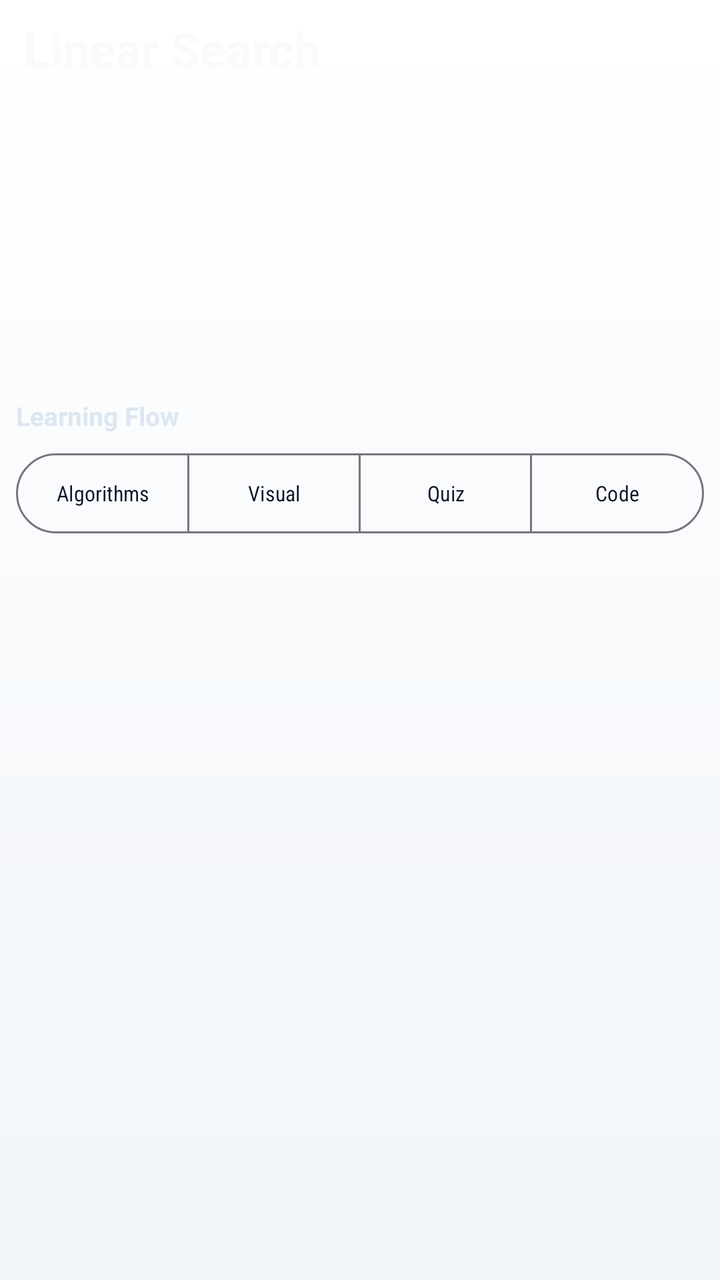
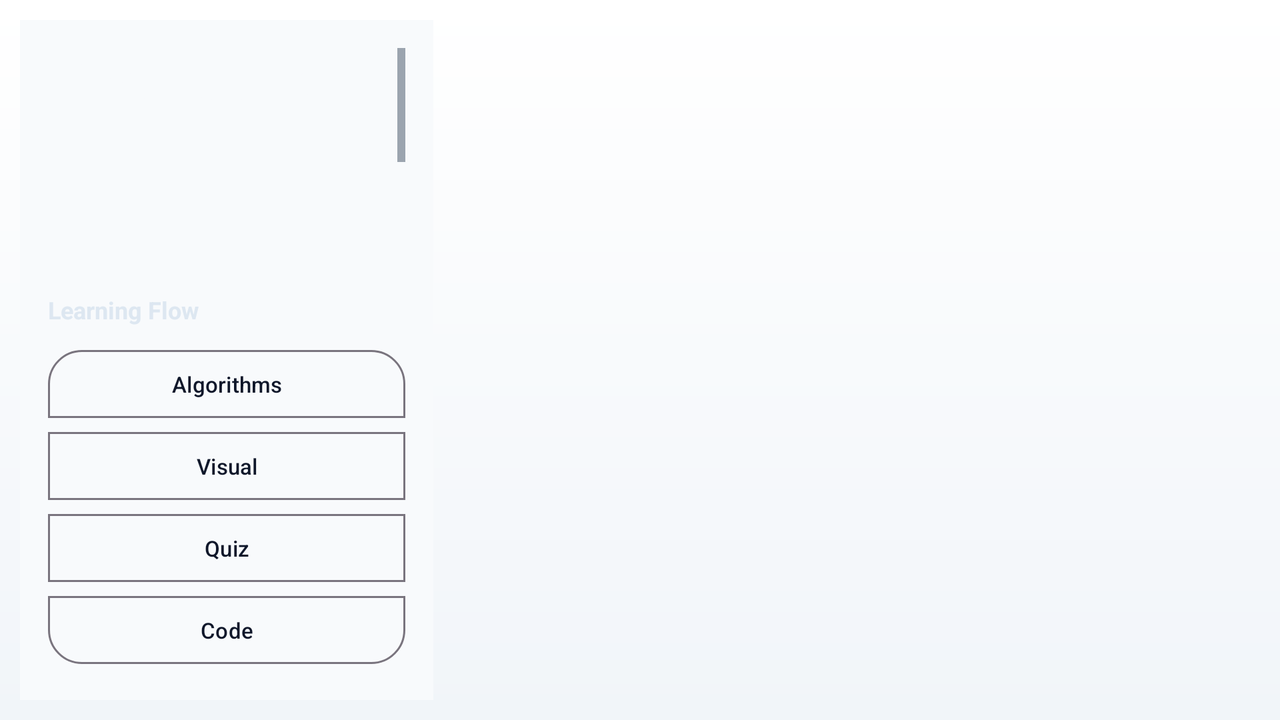

Two renders of one Android screen. The first uses the default layout on a phone; the second uses the alternative layout the repository ships for a different screen configuration, on a matching device. The two XML files are below.
<!-- AndroidManifest.xml: application theme Theme.DSA -->
<!-- res/layout/activity_technique_detail.xml -->
<?xml version="1.0" encoding="utf-8"?>
<LinearLayout xmlns:android="http://schemas.android.com/apk/res/android"
    xmlns:app="http://schemas.android.com/apk/res-auto"
    android:id="@+id/detail_root"
    android:layout_width="match_parent"
    android:layout_height="match_parent"
    android:background="@drawable/main_background"
    android:orientation="vertical"
    android:padding="8dp">

    <LinearLayout
        android:id="@+id/detail_header_section"
        android:layout_width="match_parent"
        android:layout_height="wrap_content"
        android:orientation="vertical"
        android:paddingHorizontal="4dp">

        <TextView
            android:id="@+id/detail_title"
            android:layout_width="match_parent"
            android:layout_height="wrap_content"
            android:text="Linear Search"
            android:textColor="#F8FAFC"
            android:textSize="@dimen/dsa_screen_title_text"
            android:textStyle="bold" />

        <TextView
            android:id="@+id/detail_definition"
            android:layout_width="match_parent"
            android:layout_height="wrap_content"
            android:layout_marginTop="8dp"
            android:textColor="#DEE8F2"
            android:textSize="@dimen/dsa_body_text" />

        <TextView
            android:id="@+id/detail_real_life_example"
            android:layout_width="match_parent"
            android:layout_height="wrap_content"
            android:layout_marginTop="8dp"
            android:textColor="#A9BCD0"
            android:textSize="@dimen/dsa_body_text" />

        <TextView
            android:id="@+id/detail_source"
            android:layout_width="match_parent"
            android:layout_height="wrap_content"
            android:layout_marginTop="8dp"
            android:textColor="#93C5FD"
            android:textSize="@dimen/dsa_caption_text" />

        <TextView
            android:id="@+id/detail_version"
            android:layout_width="match_parent"
            android:layout_height="wrap_content"
            android:layout_marginTop="4dp"
            android:textColor="#94A3B8"
            android:textSize="@dimen/dsa_caption_text" />

        <LinearLayout
            android:layout_width="match_parent"
            android:layout_height="wrap_content"
            android:layout_marginTop="14dp"
            android:orientation="horizontal">

            <TextView
                android:id="@+id/detail_best"
                android:layout_width="0dp"
                android:layout_height="wrap_content"
                android:layout_weight="1"
                android:textColor="#86EFAC"
                android:textStyle="bold" />

            <TextView
                android:id="@+id/detail_average"
                android:layout_width="0dp"
                android:layout_height="wrap_content"
                android:layout_weight="1"
                android:gravity="center"
                android:textColor="#FCD34D"
                android:textStyle="bold" />
        </LinearLayout>

        <LinearLayout
            android:layout_width="match_parent"
            android:layout_height="wrap_content"
            android:layout_marginTop="6dp"
            android:orientation="horizontal">

            <TextView
                android:id="@+id/detail_worst"
                android:layout_width="0dp"
                android:layout_height="wrap_content"
                android:layout_weight="1"
                android:textColor="#FDA4AF"
                android:textStyle="bold" />

            <TextView
                android:id="@+id/detail_space"
                android:layout_width="0dp"
                android:layout_height="wrap_content"
                android:layout_weight="1"
                android:gravity="center"
                android:textColor="#7DD3FC"
                android:textStyle="bold" />
        </LinearLayout>
    </LinearLayout>

    <TextView
        android:id="@+id/detail_flow_label"
        android:layout_width="match_parent"
        android:layout_height="wrap_content"
        android:layout_marginTop="8dp"
        android:text="Learning Flow"
        android:textColor="#DDE7F1"
        android:textSize="@dimen/dsa_body_text"
        android:textStyle="bold" />

    <com.google.android.material.button.MaterialButtonToggleGroup
        android:id="@+id/detail_flow_toggle"
        android:layout_width="match_parent"
        android:layout_height="wrap_content"
        android:layout_marginTop="6dp"
        android:orientation="horizontal"
        app:selectionRequired="true"
        app:singleSelection="true">

        <com.google.android.material.button.MaterialButton
            android:id="@+id/detail_flow_understand"
            style="@style/Widget.Material3.Button.OutlinedButton"
            android:layout_width="0dp"
            android:layout_height="wrap_content"
            android:layout_weight="1"
            android:fontFamily="sans-serif-condensed"
            android:insetLeft="0dp"
            android:insetRight="0dp"
            android:minHeight="48dp"
            android:minWidth="0dp"
            android:paddingLeft="1dp"
            android:paddingRight="1dp"
            android:text="@string/tab_understand"
            android:textAllCaps="false"
            android:textSize="@dimen/dsa_flow_chip_text" />

        <com.google.android.material.button.MaterialButton
            android:id="@+id/detail_flow_visualize"
            style="@style/Widget.Material3.Button.OutlinedButton"
            android:layout_width="0dp"
            android:layout_height="wrap_content"
            android:layout_weight="1"
            android:fontFamily="sans-serif-condensed"
            android:insetLeft="0dp"
            android:insetRight="0dp"
            android:minHeight="48dp"
            android:minWidth="0dp"
            android:paddingLeft="1dp"
            android:paddingRight="1dp"
            android:text="@string/tab_visualize"
            android:textAllCaps="false"
            android:textSize="@dimen/dsa_flow_chip_text" />

        <com.google.android.material.button.MaterialButton
            android:id="@+id/detail_flow_practice"
            style="@style/Widget.Material3.Button.OutlinedButton"
            android:layout_width="0dp"
            android:layout_height="wrap_content"
            android:layout_weight="1"
            android:fontFamily="sans-serif-condensed"
            android:insetLeft="0dp"
            android:insetRight="0dp"
            android:minHeight="48dp"
            android:minWidth="0dp"
            android:paddingLeft="1dp"
            android:paddingRight="1dp"
            android:text="@string/tab_practice"
            android:textAllCaps="false"
            android:textSize="@dimen/dsa_flow_chip_text" />

        <com.google.android.material.button.MaterialButton
            android:id="@+id/detail_flow_code"
            style="@style/Widget.Material3.Button.OutlinedButton"
            android:layout_width="0dp"
            android:layout_height="wrap_content"
            android:layout_weight="1"
            android:fontFamily="sans-serif-condensed"
            android:insetLeft="0dp"
            android:insetRight="0dp"
            android:minHeight="48dp"
            android:minWidth="0dp"
            android:paddingLeft="1dp"
            android:paddingRight="1dp"
            android:text="@string/tab_code"
            android:textAllCaps="false"
            android:textSize="@dimen/dsa_flow_chip_text" />
    </com.google.android.material.button.MaterialButtonToggleGroup>

    <FrameLayout
        android:id="@+id/detail_fragment_container"
        android:layout_width="match_parent"
        android:layout_height="0dp"
        android:layout_marginTop="12dp"
        android:layout_weight="1" />

</LinearLayout>
<!-- resources referenced by this layout -->
<resources>
  <dimen name="dsa_body_text">13sp</dimen>
  <dimen name="dsa_caption_text">11sp</dimen>
  <dimen name="dsa_flow_chip_text">10.5sp</dimen>
  <dimen name="dsa_screen_title_text">24sp</dimen>
  <!-- drawable main_background (drawable) -->
  <?xml version="1.0" encoding="utf-8"?>
  <shape xmlns:android="http://schemas.android.com/apk/res/android">
      <gradient
          android:angle="270"
          android:startColor="@color/window_bg_start"
          android:endColor="@color/window_bg_end"
          android:type="linear" />
  </shape>
  <string name="tab_code">Code</string>
  <string name="tab_practice">Quiz</string>
  <string name="tab_understand">Algorithms</string>
  <string name="tab_visualize">Visual</string>
  <style name="Theme.DSA" parent="Base.Theme.DSA" />
  <color name="window_bg_start">#FFFFFF</color>
  <color name="window_bg_end">#F1F5F9</color>
  <style name="Base.Theme.DSA" parent="Theme.Material3.DayNight.NoActionBar">
          
          <item name="colorPrimary">@color/brand_blue</item>
          <item name="colorSecondary">@color/amber_500</item>
          <item name="colorTertiary">@color/emerald_500</item>
  
          
          <item name="android:statusBarColor">@android:color/transparent</item>
          <item name="android:navigationBarColor">@android:color/transparent</item>
          <item name="android:windowLightStatusBar" tools:targetApi="m">true</item>
          <item name="android:windowLightNavigationBar" tools:targetApi="o_mr1">true</item>
  
          
          <item name="android:windowBackground">@color/window_background</item>
          <item name="android:colorBackground">@color/window_background</item>
          <item name="colorSurface">@color/surface_card</item>
          <item name="colorOnSurface">@color/text_primary_bright</item>
          <item name="android:textColor">@color/text_primary_bright</item>
          <item name="android:textColorPrimary">@color/text_primary_bright</item>
          <item name="android:textColorSecondary">@color/text_secondary</item>
      </style>
  <color name="brand_blue">#2563EB</color>
  <color name="amber_500">#F59E0B</color>
  <color name="emerald_500">#10B981</color>
  <color name="window_background">#F8FAFC</color>
  <color name="surface_card">#FFFFFF</color>
  <color name="text_primary_bright">#0F172A</color>
  <color name="text_secondary">#475569</color>
</resources>
<!-- res/layout-land/activity_technique_detail.xml (the repository's variant of the layout above) -->
<!-- drawn on the phone turned sideways -->
<?xml version="1.0" encoding="utf-8"?>
<LinearLayout xmlns:android="http://schemas.android.com/apk/res/android"
    xmlns:app="http://schemas.android.com/apk/res-auto"
    android:id="@+id/detail_root"
    android:layout_width="match_parent"
    android:layout_height="match_parent"
    android:background="@drawable/main_background"
    android:clipToPadding="false"
    android:orientation="horizontal"
    android:padding="10dp">

    <LinearLayout
        android:id="@+id/detail_header_section"
        android:layout_width="0dp"
        android:layout_height="match_parent"
        android:layout_marginEnd="12dp"
        android:layout_weight="34"
        android:background="@color/surface_panel_alt"
        android:orientation="vertical"
        android:padding="14dp">

        <ScrollView
            android:layout_width="match_parent"
            android:layout_height="0dp"
            android:layout_weight="1"
            android:fillViewport="false"
            android:scrollbars="vertical">

            <LinearLayout
                android:layout_width="match_parent"
                android:layout_height="wrap_content"
                android:orientation="vertical">

                <TextView
                    android:id="@+id/detail_title"
                    android:layout_width="match_parent"
                    android:layout_height="wrap_content"
                    android:text="Linear Search"
                    android:textColor="#F8FAFC"
                    android:textSize="24sp"
                    android:textStyle="bold" />

                <TextView
                    android:id="@+id/detail_definition"
                    android:layout_width="match_parent"
                    android:layout_height="wrap_content"
                    android:layout_marginTop="8dp"
                    android:textColor="#DEE8F2"
                    android:textSize="13sp" />

                <TextView
                    android:id="@+id/detail_real_life_example"
                    android:layout_width="match_parent"
                    android:layout_height="wrap_content"
                    android:layout_marginTop="8dp"
                    android:textColor="#A9BCD0"
                    android:textSize="12sp" />

                <TextView
                    android:id="@+id/detail_source"
                    android:layout_width="match_parent"
                    android:layout_height="wrap_content"
                    android:layout_marginTop="8dp"
                    android:textColor="#93C5FD"
                    android:textSize="11sp" />

                <TextView
                    android:id="@+id/detail_version"
                    android:layout_width="match_parent"
                    android:layout_height="wrap_content"
                    android:layout_marginTop="4dp"
                    android:textColor="#94A3B8"
                    android:textSize="10sp" />

                <TextView
                    android:id="@+id/detail_best"
                    android:layout_width="match_parent"
                    android:layout_height="wrap_content"
                    android:layout_marginTop="12dp"
                    android:textColor="#86EFAC"
                    android:textStyle="bold" />

                <TextView
                    android:id="@+id/detail_average"
                    android:layout_width="match_parent"
                    android:layout_height="wrap_content"
                    android:layout_marginTop="4dp"
                    android:textColor="#FCD34D"
                    android:textStyle="bold" />

                <TextView
                    android:id="@+id/detail_worst"
                    android:layout_width="match_parent"
                    android:layout_height="wrap_content"
                    android:layout_marginTop="4dp"
                    android:textColor="#FDA4AF"
                    android:textStyle="bold" />

                <TextView
                    android:id="@+id/detail_space"
                    android:layout_width="match_parent"
                    android:layout_height="wrap_content"
                    android:layout_marginTop="4dp"
                    android:textColor="#7DD3FC"
                    android:textStyle="bold" />
            </LinearLayout>
        </ScrollView>

        <TextView
            android:id="@+id/detail_flow_label"
            android:layout_width="match_parent"
            android:layout_height="wrap_content"
            android:layout_marginTop="10dp"
            android:text="Learning Flow"
            android:textColor="#DDE7F1"
            android:textSize="12sp"
            android:textStyle="bold" />

        <com.google.android.material.button.MaterialButtonToggleGroup
            android:id="@+id/detail_flow_toggle"
            android:layout_width="match_parent"
            android:layout_height="wrap_content"
            android:layout_marginTop="8dp"
            android:orientation="vertical"
            app:selectionRequired="true"
            app:singleSelection="true">

            <com.google.android.material.button.MaterialButton
                android:id="@+id/detail_flow_understand"
                style="@style/Widget.Material3.Button.OutlinedButton"
                android:layout_width="match_parent"
                android:layout_height="42dp"
                android:text="@string/tab_understand"
                android:textAllCaps="false"
                android:textSize="11sp" />

            <com.google.android.material.button.MaterialButton
                android:id="@+id/detail_flow_visualize"
                style="@style/Widget.Material3.Button.OutlinedButton"
                android:layout_width="match_parent"
                android:layout_height="42dp"
                android:text="@string/tab_visualize"
                android:textAllCaps="false"
                android:textSize="11sp" />

            <com.google.android.material.button.MaterialButton
                android:id="@+id/detail_flow_practice"
                style="@style/Widget.Material3.Button.OutlinedButton"
                android:layout_width="match_parent"
                android:layout_height="42dp"
                android:text="@string/tab_practice"
                android:textAllCaps="false"
                android:textSize="11sp" />

            <com.google.android.material.button.MaterialButton
                android:id="@+id/detail_flow_code"
                style="@style/Widget.Material3.Button.OutlinedButton"
                android:layout_width="match_parent"
                android:layout_height="42dp"
                android:text="@string/tab_code"
                android:textAllCaps="false"
                android:textSize="11sp" />
        </com.google.android.material.button.MaterialButtonToggleGroup>
    </LinearLayout>

    <FrameLayout
        android:id="@+id/detail_fragment_container"
        android:layout_width="0dp"
        android:layout_height="match_parent"
        android:layout_weight="66" />
</LinearLayout>
<!-- resources referenced by the variant -->
<!-- as the phone turned sideways resolves them -->
<resources>
  <color name="surface_panel_alt">#F8FAFC</color>
  <!-- drawable main_background (drawable) -->
  <?xml version="1.0" encoding="utf-8"?>
  <shape xmlns:android="http://schemas.android.com/apk/res/android">
      <gradient
          android:angle="270"
          android:startColor="@color/window_bg_start"
          android:endColor="@color/window_bg_end"
          android:type="linear" />
  </shape>
  <string name="tab_code">Code</string>
  <string name="tab_practice">Quiz</string>
  <string name="tab_understand">Algorithms</string>
  <string name="tab_visualize">Visual</string>
  <style name="Theme.DSA" parent="Base.Theme.DSA" />
  <color name="window_bg_start">#FFFFFF</color>
  <color name="window_bg_end">#F1F5F9</color>
  <style name="Base.Theme.DSA" parent="Theme.Material3.DayNight.NoActionBar">
          
          <item name="colorPrimary">@color/brand_blue</item>
          <item name="colorSecondary">@color/amber_500</item>
          <item name="colorTertiary">@color/emerald_500</item>
  
          
          <item name="android:statusBarColor">@android:color/transparent</item>
          <item name="android:navigationBarColor">@android:color/transparent</item>
          <item name="android:windowLightStatusBar" tools:targetApi="m">true</item>
          <item name="android:windowLightNavigationBar" tools:targetApi="o_mr1">true</item>
  
          
          <item name="android:windowBackground">@color/window_background</item>
          <item name="android:colorBackground">@color/window_background</item>
          <item name="colorSurface">@color/surface_card</item>
          <item name="colorOnSurface">@color/text_primary_bright</item>
          <item name="android:textColor">@color/text_primary_bright</item>
          <item name="android:textColorPrimary">@color/text_primary_bright</item>
          <item name="android:textColorSecondary">@color/text_secondary</item>
      </style>
  <color name="brand_blue">#2563EB</color>
  <color name="amber_500">#F59E0B</color>
  <color name="emerald_500">#10B981</color>
  <color name="window_background">#F8FAFC</color>
  <color name="surface_card">#FFFFFF</color>
  <color name="text_primary_bright">#0F172A</color>
  <color name="text_secondary">#475569</color>
</resources>
